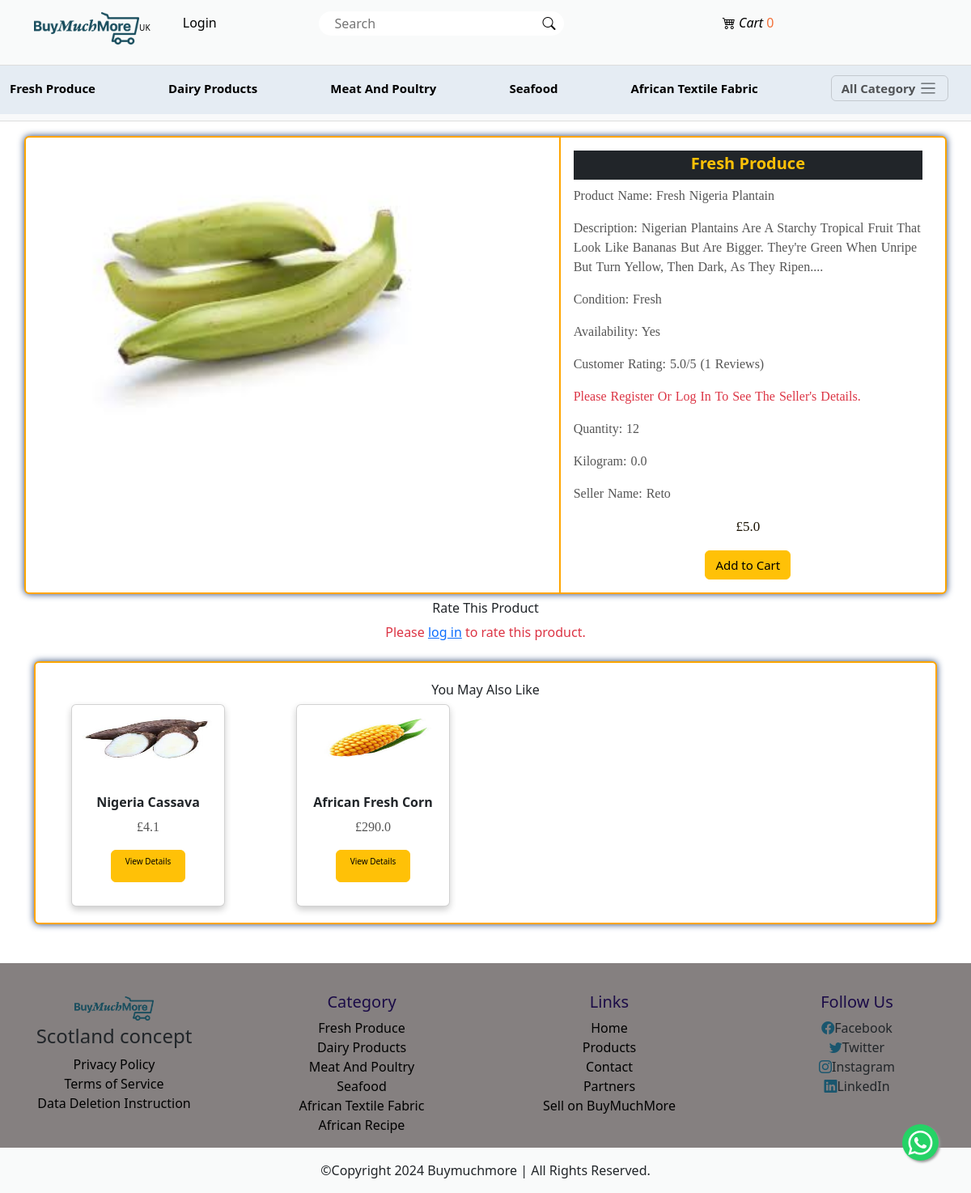
The page /detail/34/fresh-nigeria-plantain/ on the database its author committed.
### main/models.py (models this page shows, shortened)
class AppInfo(models.Model):
    appname = models.CharField(max_length=50)
    logo = models.ImageField(upload_to='logo')
    carousel1 = models.ImageField(upload_to='carousel')
    carousel2 = models.ImageField(upload_to='carousel')
    carousel3 = models.ImageField(upload_to='carousel')
    banner = models.ImageField(upload_to='banner')
    copyright = models.IntegerField()

class Category(models.Model):
    brand = models.CharField(max_length=50)
    slug = models.SlugField(unique=True)
    description = models.TextField()
    pix = models.ImageField(upload_to='pix')
    def __str__(self):
        return self.brand

class Product(models.Model):
    type = models.ForeignKey(Category, on_delete=models.CASCADE)
    seller_name = models.ForeignKey(User, on_delete=models.CASCADE, limit_choices_to={'is_staff': True})  # Only staff users can be sellers
    model = models.CharField(max_length=50)
    slug = models.SlugField(unique=True)
    description = models.TextField(max_length=300, blank=True, null=True)
    condition = models.CharField(max_length=50)
    color = models.CharField(max_length=50)
    quantity = models.IntegerField()
    kilogram = models.FloatField()
    availability = models.CharField(max_length=50)
    address = models.CharField(max_length=200)
    postcode = models.CharField(max_length=100, blank=True, null=True)
    price = models.FloatField()
    promo_price = models.IntegerField(blank=True, null=True)
    telephone1 = models.CharField(max_length=50)
    telephone2 = models.CharField(max_length=50, blank=True, null=True)
    seller_name = models.CharField(max_length=100)
    website = models.CharField(max_length=50, blank=True, null=True)
    message = models.TextField(blank=True, null=True)
    carimg = models.ImageField(upload_to='carimg')
    uploaded_at = models.DateTimeField(auto_now_add=True)
    updated_at = models.DateTimeField(auto_now=True)
    rating_value = models.FloatField(default=0.0)
    rating_count = models.PositiveIntegerField(default=0)
    total_views = models.PositiveIntegerField(default=0)  # Total views for the product
    total_customers = models.PositiveIntegerField(default=1)  # Total unique customers for the product, default is 1 to avoid division by zero

### main/views.py (the view)
# urls.py: path('detail/<int:id>/<slug:slug>/', views.detail, name='detail'),
def detail(request, id, slug):
    merchant_det = get_object_or_404(Product, pk=id, slug=slug)
    similar_products = Product.objects.filter(type=merchant_det.type).exclude(id=id).order_by('?')[:5]  # Randomly limiting to 5 similar products
    context = {
        'merchant_det': merchant_det,
        'similar_products': similar_products,
    }
    return render(request, 'detail.html', context)

### main/context_processor.py (called while the page is built)
def slick(request):
    info = AppInfo.objects.get(pk=1)
    categ = Category.objects.all()
    categs = FeatureItem.objects.all()
    context = {
        'info':info,
        'categ':categ,
        'categs':categs,
    }
    return context

def cart_total_quantity(request):
    if request.user.is_authenticated:
        total_quantity = Cart.objects.filter(user=request.user, paid=False).aggregate(total_quantity=Sum('quantity'))['total_quantity'] or 0
    else:
        total_quantity = 0
    return {'total_quantity': total_quantity}

### main/templates/detail.html (shortened to what this page needs)
{% extends 'base.html' %}
{% block header %}
  {% include 'header.html' %}
{% endblock header %}
{% block content %}
<div class="card container mb-2 mt-5 detail">
  <div class="row g-0 detrow">
    <div class="col-12 col-md-7 det">
      <div class="zoom-container">
        <img src="{{merchant_det.carimg.url}}" class="img-fluid rounded-start zoom-img" alt="...">
      </div>
    </div>
    <div class="col-12 col-md-5 detinfo">
      <div class="card-body">
        <h5 class="card-title text-center pb-2 pt-1 text-warning bg-dark">{{merchant_det.type|title}}</h5>
        <p class="card-text"><span>Product Name:</span> {{merchant_det.model}}</p>
        <p class="card-text"><span>Description:</span> {{merchant_det.description}}</p>
        <p class="card-text"><span>Condition:</span> {{merchant_det.condition}}</p>
        <p class="card-text"><span>Availability:</span> {{merchant_det.availability}}</p>
        {% if merchant_det.rating_value %}
          <p class="card-text"><span>Customer Rating:</span> {{merchant_det.rating_value}}/5 ({{merchant_det.rating_count}} reviews)</p>
        {% endif %}
        {% if user.is_authenticated %}
          <p class="card-text"><span>Seller Telephone 1:</span> {{merchant_det.telephone1}}</p>
          <p class="card-text"><span>Seller Telephone 2:</span> {{merchant_det.telephone2}}</p>
          <p class="card-text"><span>Seller Address:</span> {{merchant_det.address}}</p>
          <p class="card-text"><span>Postcode:</span> {{merchant_det.postcode}}</p>
        {% else %}
          <p class="card-text text-danger">Please Register or log in to see the seller's details.</p>
        {% endif %}
        <p class="card-text"><span>Quantity:</span> {{merchant_det.quantity}}</p>
        <p class="card-text"><span>Kilogram:</span> {{merchant_det.kilogram}}</p>
        <p class="card-text"><span>Seller Name:</span> {{merchant_det.seller_name}}</p>
        <div class="text-center but">
          <p>£{{merchant_det.price}}</p>
          <form action="{% url 'add_to_cart' %}" method="POST">
            <button type="submit" class="btn btn-warning">Add to Cart</button>
          </form>
        </div>
      </div>
    </div>
  </div>
</div>
<h6 class="text-center">Rate This Product</h6>
{% if user.is_authenticated %}
<form action="{% url 'submit_rating' merchant_det.id %}" method="POST">
  {% csrf_token %}
  <div class="star-rating">
    <input type="radio" name="rating" value="5" id="5"><label for="5">☆</label>
    <input type="radio" name="rating" value="4" id="4"><label for="4">☆</label>
    <input type="radio" name="rating" value="3" id="3"><label for="3">☆</label>
    <input type="radio" name="rating" value="2" id="2"><label for="2">☆</label>
    <input type="radio" name="rating" value="1" id="1"><label for="1">☆</label>
  </div>
  <div>
    <button type="submit" class="btn btn-warning mt-2 star-rating2">Submit Rating</button>
  </div>
</form>
{% else %}
  <p class="text-danger text-center">Please <a href="{% url 'signin' %}">log in</a> to rate this product.</p>
{% endif %}
<div class="container mt-4 mb-4">
  <div class="card detail">
    <h6 class="mt-4 text-center">You May Also Like</h6>
    <div class="container">
      <div class="row justify-content-center justify-content-lg-start g-4 ">
        {% for product in similar_products|slice:":4" %}
        <div class="col-12 col-md-6 col-lg-3 d-flex justify-content-center ">
          <div class="card det2 text-center " >
            <img src="{{ product.carimg.url }}" class="card-img-top" alt="{{ product.model }}" style="max-height: 80px; ">
            <div class="card-body">
              <h5 class="card-title">{{ product.model }}</h5>
              <p class="card-text">£{{ product.price }}</p>
              <a href="{% url 'product_detail' product.id product.slug %}" class="btn btn-warning">View Details</a>
            </div>
          </div>
        </div>
        {% empty %}
        <p class="text-muted text-center">No similar products available.</p>
        {% endfor %}
      </div>
    </div>
  </div>
</div>
{% endblock content %}
{% block footer %}
  {% include 'footer.html' %}
{% endblock footer %}

### main/templates/header.html (shortened to what this page needs)
{% load static %}
<body>
<nav class="navbar navbar-expand-lg">
    <div class="container">
      <a class="navbar-brand uk" href="{% url 'home' %}"><img src="{{info.logo.url}}" style="height: 40px;">UK</a>
      <div class="collapse navbar-collapse" id="navbarSupportedContent">
        <ul class="navbar-nav me-auto mb-2 mb-lg-0">
          {% if user.is_authenticated %}
          {% if user.merchant %}
          <li class="nav-item">
            <a class="nav-link text-nowrap kyc" href="{% url 'kyc_upload' %}">KYC Verify</a>
          </li>
          <li class="nav-item">
            <a class="nav-link text-nowrap dashboard" href="{% url 'staff_product_list' %}">Dashboard</a>
          </li>
          <li class="nav-item">
            <a class="nav-link text-nowrap create" href="{% url 'create_product' %}">Create Product</a>
          </li>
          {% endif %}
          <li class="nav-item dropdown">
            <a class="nav-link dropdown-toggle" href="#" role="button" data-bs-toggle="dropdown" aria-expanded="false">
              {% if user.customer %}
              <img src="{{user.customer.pix.url}}" style="height: 25px;">
              {% endif %}
              {% if request.user %}
              <span>{{user.username}}!</span>
              {% endif %}
            </a>
            <ul class="dropdown-menu">
              <li><a class="dropdown-item" href="{% url 'profile' %}">Profile</a></li>
              <li><a class="dropdown-item" href="{% url 'signout' %}">Logout</a></li>
            </ul>
          </li>
          {% else %}
          <li class="nav-item">
            <a class="nav-link" href="{% url 'signin' %}"> Login </a>
          </li>
          {% endif %}
          <form action="{% url 'search' %}" method="POST">
            <div class="search-container" style="position: relative; width: 100%;">
                <input type="text" placeholder="Search" name="search" style="width: 100%; padding-right: 40px;">
                <button type="submit" class="bi bi-search" style="position: absolute; right: 0; top: 0; height: 100%; border: none; background: none; padding: 0 10px; cursor: pointer;">
                </button>
            </div>
        </form>
                  <div>
                    <li class="nav-item carticon">
                        <a class="nav-link text-nowrap " href="{% url 'cart' %}">
                            <i class="bi bi-cart4 cartcount"> Cart</i>
                            <span class="cart-count">
                                {% if total_quantity %}
                                    {{ total_quantity }}
                                {% else %}
                                    0
                                {% endif %}
                            </span>
                        </a>
                    </li>
                </div>
            </div>
          </div>
        </nav>
        <nav class="navbar bg-body-tertiary categonav">
          <div class="container-fluid bar">
            {% for item in categ|slice:":5" %}
            <a class="navbar-brand" href="{% url 'category' item.id item.slug %}">{{item.brand|title}}</a>
            {% endfor %}
            <button class="navbar-toggler" type="button" data-bs-toggle="offcanvas" data-bs-target="#offcanvasNavbar" aria-controls="offcanvasNavbar" aria-label="Toggle navigation">
              <span class="allcateg">All Category</span> <span class="navbar-toggler-icon actaeg"></span>
            </button>
        </nav>
</body>

### main/templates/footer.html (shortened to what this page needs)
{% load static %}
<div class="footer mt-5">
    <div class="footer2-container">
      <div class="row">
        <div class="col-12 col-sm6 col-md-6 col-lg-3 text-center">
          <div>
            <img src="{{info.logo.url}}" alt="">
            <h4>Scotland concept</h4>
            <ul class="list-unstyled">
              <li><a href="{% url 'privacy_policy' %}">Privacy Policy</a></li>
              <li><a href="{% url 'terms_service' %}">Terms of Service</a></li>
              <li><a href="{% url 'deletion_instruction' %}">Data Deletion Instruction</a></li>
            </ul>
          </div>
        </div>
        <div class="col-12 col-sm-6 col-md-6 col-lg-3 text-center">
          <h2>Category</h2>
          <ul class="list-unstyled">
              {% for item in categ %}
              <li><a class="dropdown-item" href="{% url 'category' item.id item.slug %}">{{item.brand|title}}</a></li>
              {% endfor %}
            </ul>
        </div>
        <div class="col-12 col-sm-6 col-md-6 col-lg-3 text-center">
          <h2>Links</h2>
          <ul class="list-unstyled">
            <li><a href="{% url 'home' %}">Home</a></li>
            <li><a href="{% url 'products' %}">Products</a></li>
            <li><a href="{% url 'contact' %}">Contact</a></li>
            <li><a href="{% url 'partnerregistration' %}">Partners</a></li>
            <li class="nav-item"><a class="nav-link text-nowrap" href="{% url 'merchregistration' %}">Sell on BuyMuchMore</a></li>
          </ul>
        </div>
        <div class="col-12 col-sm-6 col-md-6 col-lg-3 text-center">
          <h2>Follow Us</h2>
          <ul class="list-unstyled">
            <li><i class="bi bi-facebook"></i>Facebook</li>
            <li><i class="bi bi-twitter"></i>Twitter</li>
            <li><i class="bi bi-instagram"></i>Instagram</li>
            <li><i class="bi bi-linkedin"></i>LinkedIn</li>
          </ul>
        </div>
      </div>
    </div>
    <div class="container-fluid">
      <div class="row text-center footer2">
        <div class="col-12">
          <p class="pt-3">&copy;copyright <span>{{info.copyright}}</span> buymuchmore | all rights reserved.</p>
        </div>
      </div>
    </div>

### main/static/css/style.css (style rules this page uses)
* { padding: 0%; margin: 0%; box-sizing: border-box; }
.navbar { background-color: rgb(241, 245, 247); }
.navbar-nav .nav-link { color: black; font-weight: 500; margin-left: 28%; }
.navbar .uk { font-size: 10px; padding-bottom: 1.4%; }
.collapse .search-container { float: right; margin: 6px; padding-left: 140px; }
.collapse .search-container input[type=text] { width: 330px; height: 30px; border-radius: 25px; border: black; padding-left: 20px; }
.collapse .bi-search { background-color: none; color: none; border: none; }
.cart-count { color: rgb(243, 111, 55) !important; }
.footer { background-color: #858080; padding-top: 3%; }
.footer img { height: 40px; }
.footer h2 { text-transform: capitalize; color: rgb(27, 11, 71); font-size: 20px; }
.footer ul a { text-decoration: none; color: black; }
.footer ul i { color: rgb(26, 86, 110); }
.footer img { padding: 5px; }
.footer2 { background: rgb(249, 250, 250); }
.footer2 p { font-weight: 500; text-transform: capitalize; }
.det { border-right: 2px solid orange; }
.det img { height: 390px; padding: 7%; }
.det2 img { height: 100px; padding: 7%; }
.det2 { height: 60px; width: 55%; margin-bottom: 2%; }
.det2 .btn { width: 92px; height: 5vh; }
.det2 a { color: #000; font-size: 10px; }
.card .det2 { width: 75%; height: 250px; margin-bottom: 20px; box-shadow: 0px 4px 8px rgba(0, 0, 0, 0.2); padding-bottom: 1px; }
.det2 .card-body h5.card-title { font-size: 1rem; font-weight: bold; padding-top: 15px; }
.card-body p.card-text { font-size: 1rem; color: #555; }
.detail { border: 2px solid orange !important; box-shadow: 0 0 9px 0 rgb(37, 65, 114); }
.detail h5 { font-weight: bold; }
.detail button { font-size: 15px; }
.det .zoom-container { overflow: hidden; position: relative }
.det .zoom-img { transition: transform 0.5s ease; position: relative; top: 0; left: 0; }
.card-body p { text-transform: capitalize; font-size: 15px; font-family: 'Times New Roman', Times, serif; word-spacing: 1px; }
.but p { font-size: 17px; color: rgb(27, 19, 3); }
.carticon { padding-bottom: 10% !important; padding-left: 160px !important; }
.categonav .bar { height: 8vh; background-color: #e5ecf3 !important; }
.categonav a { font-size: 15px !important; font-style: normal; font-weight: 600; }
.categonav span { font-size: 15px !important; font-style: normal; font-weight: 600; }

### main/templates/header.html (style rules this page uses)
body { padding-top: 120px; }
.navbar { position: fixed; top: 0; width: 100%; z-index: 1030; background: rgb(249, 250, 250); border-bottom: 1px solid #ddd; }
.categonav { position: fixed; top: 68px; width: 100%; z-index: 1020; background-color: #f8f9fa; border-top: 1px solid #ddd; border-bottom: 1px solid #ddd; }
.container-fluid.bar { display: flex; justify-content: space-between; align-items: center; }
.navbar-toggler { margin-right: 1rem; }

### rows shown on the page
AppInfo: logo (picture), copyright "2024"
Category: brand "Fresh Produce"
Category: brand "Dairy Products"
Category: brand "Meat And Poultry"
Category: brand "Seafood"
Category: brand "African Textile Fabric"
Product: carimg (picture), type "Fresh Produce", model "Fresh Nigeria Plantain", description "Nigerian Plantains Are A Starchy Tropical Fruit That Look Like Bananas But Are Bigger. They're Green When Unripe But Turn Yellow, Then Dark, As They Ripen....", condition "Fresh", availability "Yes", rating_value "5.0", rating_count "1", quantity "12", kilogram "0.0", seller_name "Reto", price "5.0"
Product: carimg (picture), model "Nigeria Cassava", price "4.1"
Product: carimg (picture), model "African Fresh Corn", price "290.0"
Category: brand "African Recipe"
